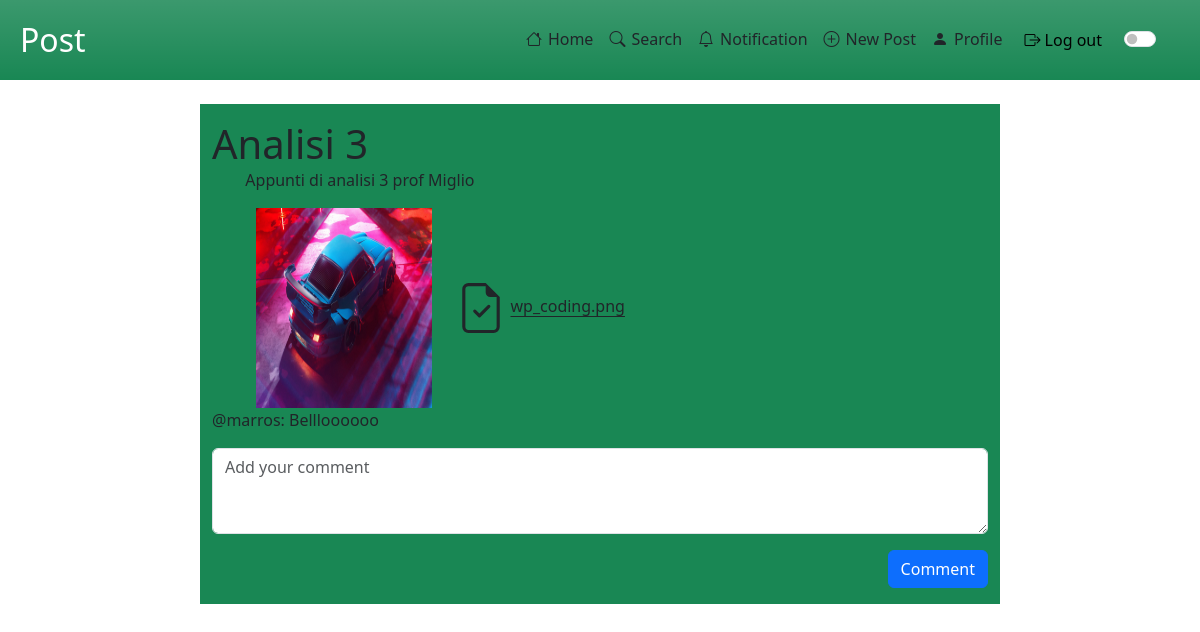
Page /website/post/viewPost.php?id=7 (signed in) on the committed database.
### tables this page shows
CREATE TABLE `post` (
  `IdPost` int(11) NOT NULL,
  `Title` tinytext NOT NULL,
  `Description` text DEFAULT NULL,
  `NumberVote` int(11) NOT NULL,
  `NumberComment` int(11) NOT NULL,
  `IdUser` int(11) NOT NULL,
  `IdMedia` int(11) NOT NULL,
  `IdPreview` int(11) DEFAULT NULL,
  `IdCategory` int(11) DEFAULT NULL,
  `Date` datetime DEFAULT NULL
);

CREATE TABLE `media` (
  `IdMedia` int(11) NOT NULL,
  `FileName` tinytext NOT NULL,
  `FilePath` tinytext NOT NULL,
  `Extension` varchar(10) DEFAULT NULL
);

CREATE TABLE `usercomment` (
  `IdComment` int(11) NOT NULL,
  `CommentText` text NOT NULL,
  `IdPost` int(11) NOT NULL,
  `IdUser` int(11) NOT NULL
);

CREATE TABLE `utente` (
  `IdUser` int(11) NOT NULL,
  `Name` varchar(100) NOT NULL,
  `Surname` varchar(100) NOT NULL,
  `NumberFollower` int(11) NOT NULL,
  `NumberPost` int(11) NOT NULL,
  `Username` varchar(100) NOT NULL,
  `Email` varchar(100) NOT NULL,
  `Password` varchar(255) NOT NULL,
  `Description` tinytext DEFAULT NULL,
  `IdMedia` int(11) DEFAULT NULL
);

### website/includes/database.php (called while the page is built, shortened)
<?php
class DataBaseHelper
{
    private $db;
    public function __construct($hostname, $username, $password, $dbname, $port)
    {
        $this->db = new mysqli($hostname, $username, $password, $dbname, $port);
    }
    public function execQuery($query, $retType = MYSQLI_BOTH)
    {
        $stmt = $this->db->prepare($query);
        $stmt->execute();
        $res = $stmt->get_result();
        return $res == FALSE ? "" : $res->fetch_all($retType);
    }
};
$dbh = new DataBaseHelper("localhost", "root", "", "noteforall", 3307);

### website/post/viewPost.php (the view, shortened to what this page needs)
<!DOCTYPE html>
<html lang="en">
<?php
require_once("../includes/database.php");
$viewPostId = $_GET["id"];
$query = "SELECT * FROM post WHERE IdPost = $viewPostId;";
$infoPost = $dbh->execQuery($query)[0];
?>
<head>
    <link href="https://cdn.jsdelivr.net/npm/bootstrap@5.3.2/dist/css/bootstrap.min.css" rel="stylesheet">
</head>
<body>
    <div class="row m-auto mb-4">
        <?php
        include_once("../includes/navbar.php");
        ?>
    </div>
    <div class="container-fluid col-8 mx-auto py-auto py-3 d-block bg-success">
        <section>
            <div class="row justify-content-start">
                <h1 class="m-auto">
                    <?php echo ($infoPost["Title"]); ?>
                </h1>
            </div>
            <div class="row justify-content-center">
                <div class="col-11">
                    <p>
                        <?php echo ($infoPost["Description"]); ?>
                    </p>
                </div>
            </div>
            <div class="row col-11 mx-auto d-flex align-items-center">
                <?php
                if ($infoPost["IdPreview"] != NULL) {
                    $previewId = $infoPost["IdPreview"];
                    $query = "SELECT * FROM media WHERE IdMedia = $previewId;";
                    $previewRes = $dbh->execQuery($query)[0];
                    $previewPath = $previewRes["FilePath"];
                    $previewPath = "../" . $previewPath;
                ?>
                    <img class="img-fluid d-flex" style="width: 200px; height: 200px;" src="<?php echo ($previewPath); ?>" alt="File Preview Image">
                <?php
                }
                $mediaId = $infoPost["IdMedia"];
                $query = "SELECT * FROM media WHERE IdMedia = $mediaId;";
                $mediaRes = $dbh->execQuery($query)[0];
                $mediaPath = $mediaRes["FilePath"];
                $mediaName = $mediaRes["FileName"];
                ?>
                <span class="col-6 justify-content-end">
                    <a class="link-dark link-offset-2" href="<?php echo ($mediaPath) ?>" download><?php echo ($mediaName); ?></a>
                </span>
            </div>
            <div class="row">
                <?php
                $queryComments = "SELECT * FROM usercomment WHERE IdPost = {$infoPost['IdPost']}
                                ORDER BY IdComment ASC;";
                $comments = $dbh->execQuery($queryComments);
                foreach ($comments as $comment) {
                    $queryUserComment = "SELECT Username from utente WHERE IdUser = {$comment['IdUser']};";
                    $userComment = $dbh->execQuery($queryUserComment);
                ?>
                    <p>@<?php echo $userComment[0]['Username'] ?>: <?php echo $comment['CommentText'] ?></p>
                <?php
                }
                ?>
                <form action="../addComment.php" method="POST">
                    <div class="form-group">
                        <textarea class="form-control" id="textAreaComment" rows="3" placeholder="Add your comment" name="commentText"></textarea>
                        <input type="submit" value="Comment" id="submitComment" class="btn btn-primary mt-3 float-end">
                    </div>
                </form>
            </div>
        </section>
    </div>
</body>
</html>

### rows in the picture
post: Title "Analisi 3", Description "Appunti di analisi 3 prof Miglio"
media: FileName "wp_coding.png"
usercomment: IdUser.Username "marros", CommentText "Bellloooooo"

### other values in the picture
$pageName "Post"
